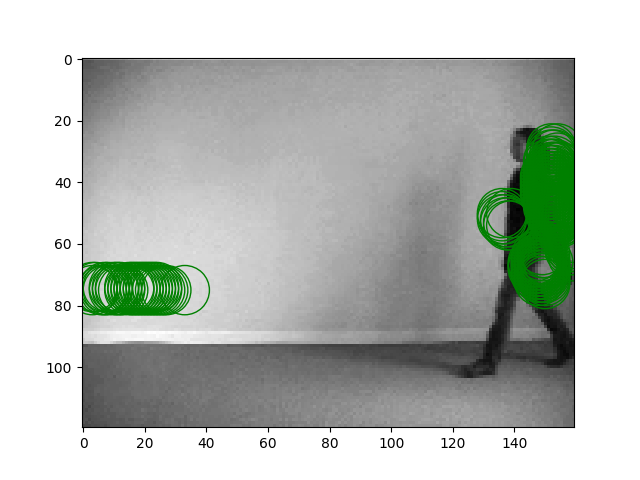
#> input picture Lab2/Gabor/walking/frame19.png, 640 x 480 px, found by its file name; its folder holds 6 pictures in this run
$ jupyter execute --allow-errors Computer_Vision_Lab2_Part2.ipynb   (shell and % lines are left out)
#> lines starting #> are read from the running program, lines starting #| are printed output that depends on the picture
## Μέρος 2: Εντοπισμός Χωρο-χρονικών Σημείων Ενδιαφέροντος και Εξαγωγή Χαρακτηριστικών σε Βίντεο Ανθρωπίνων Δράσεων

### 2.1 Χωρο-χρονικά Σημεία Ενδιαφέροντος

[cell 1]
import cv24_lab2_2_utils as utils2
from scipy.ndimage import convolve1d
from scipy import signal
from scipy import ndimage as nd
from os import listdir
from os.path import isfile, join
import matplotlib.pyplot as plt
import numpy as np
import scipy
import cv2
import os
from tqdm import tqdm

[cell 2]
#Reading files name
walk_videos = listdir('./cv24_lab2_part2/cv24_lab2_part2/walking/')
run_videos = listdir('./cv24_lab2_part2/cv24_lab2_part2/running/')
box_videos = listdir('./cv24_lab2_part2/cv24_lab2_part2/boxing/')

#conneting file name to path
#> (the rest of this cell did not finish here and is left out)

#> (a cell that did not finish here is left out)

[cell 4]
#2.1.1 Υλοποίηση ανιχνευτή Harris-Stephens
########################################################

# [50 lines left out: function harrisDetector3D, not called in this run]

#> (a cell that did not finish here is left out)

#> (a cell that did not finish here is left out)

[cell 7]
f1 = cv2.imread(f"./HarrisStephens/walking/frame19.png")
#> f1 is the input picture: shape (480, 640, 3); mean B, G, R 185.4, 191.3, 185.4
plt.imshow(f1)

[cell 8]
f2 = cv2.imread(f"./HarrisStephens/running/frame17.png")
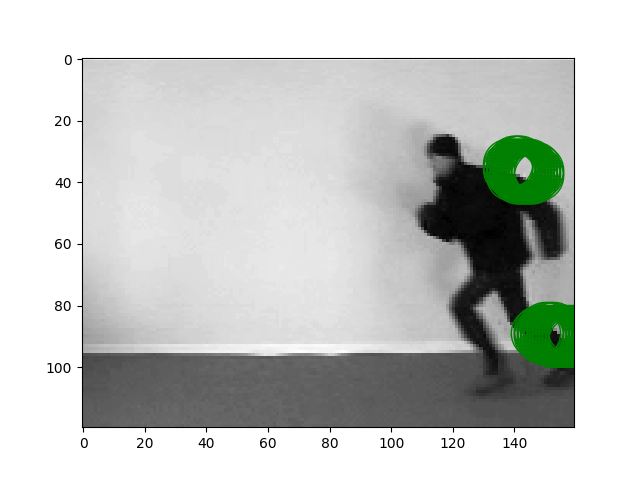
#> input picture Lab2/HarrisStephens/running/frame17.png, 640 x 480 px
#> f2 is the input picture: shape (480, 640, 3); mean B, G, R 198.7, 201.7, 198.7
plt.imshow(f2)

[cell 9]
f3= cv2.imread(f"./HarrisStephens/boxing/frame17.png")
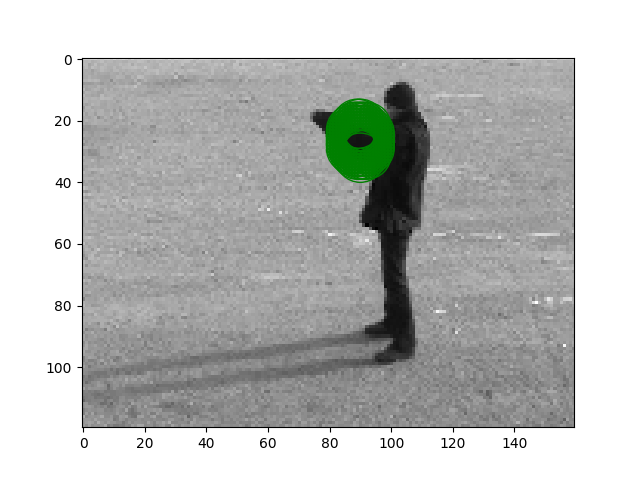
#> input picture Lab2/HarrisStephens/boxing/frame17.png, 640 x 480 px
#> f3 is the input picture: shape (480, 640, 3); mean B, G, R 188.8, 190.6, 188.8
plt.imshow(f3)

[cell 10]
#2.1.1 Υλοποίηση ανιχνευτή Gabor
########################################################

# [31 lines left out: function Gabor, not called in this run]

#> (a cell that did not finish here is left out)

#> (a cell that did not finish here is left out)

[cell 13]
f1 = cv2.imread("./Gabor/walking/frame17.png")
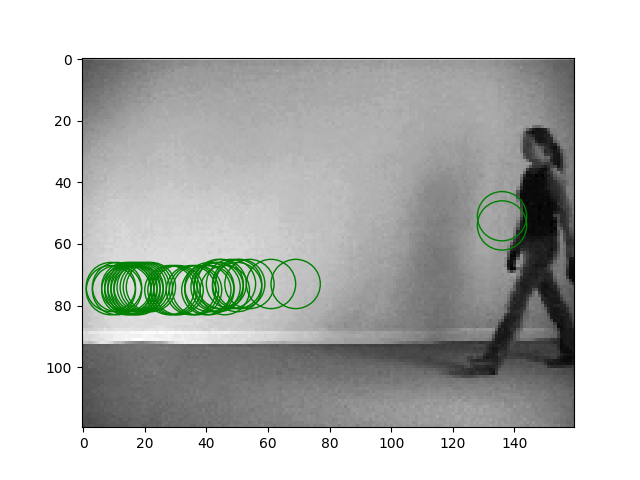
#> input picture Lab2/Gabor/walking/frame17.png, 640 x 480 px
#> f1 is the input picture: shape (480, 640, 3); mean B, G, R 187.3, 190, 187.3
plt.imshow(f1)
